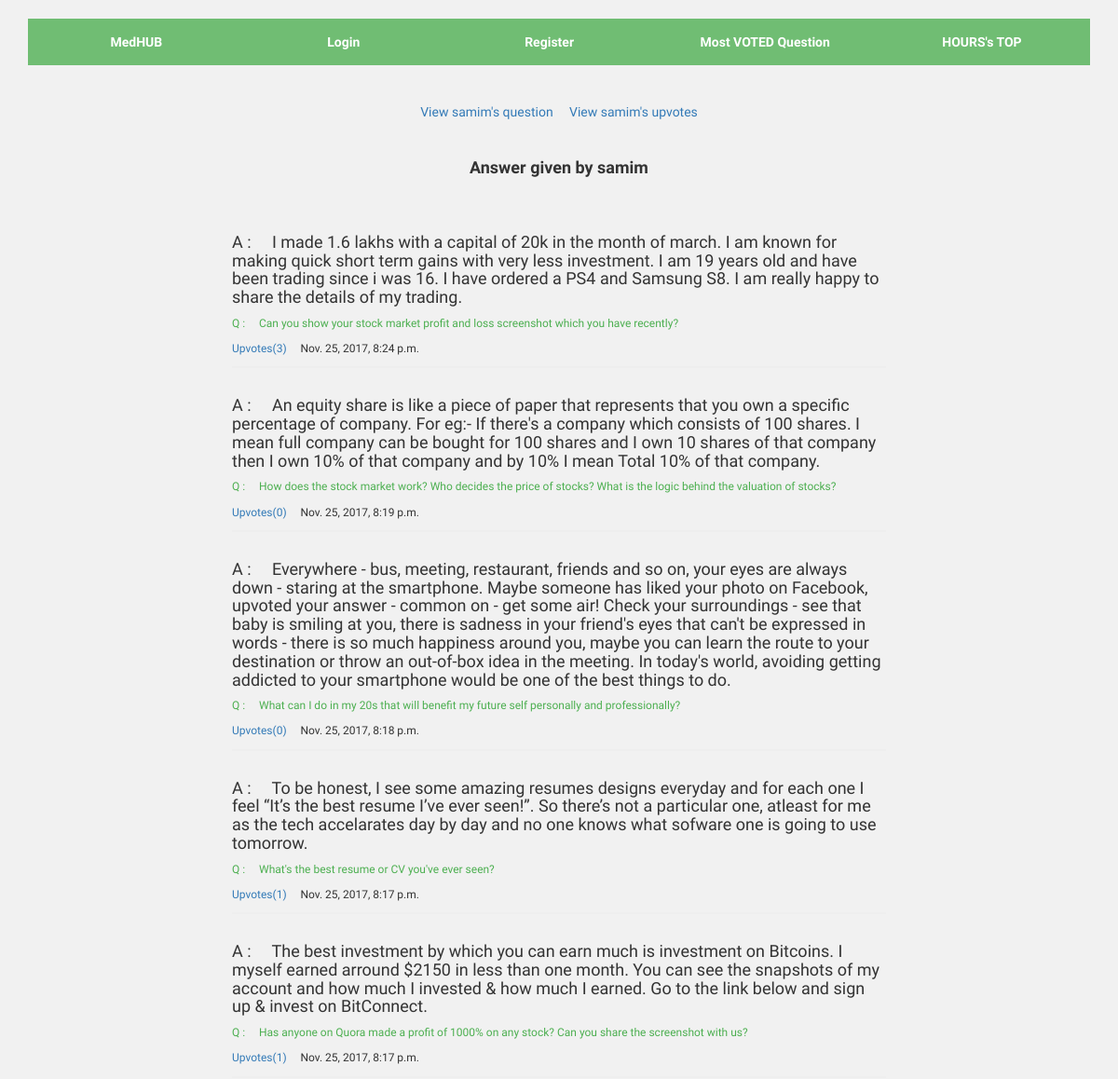
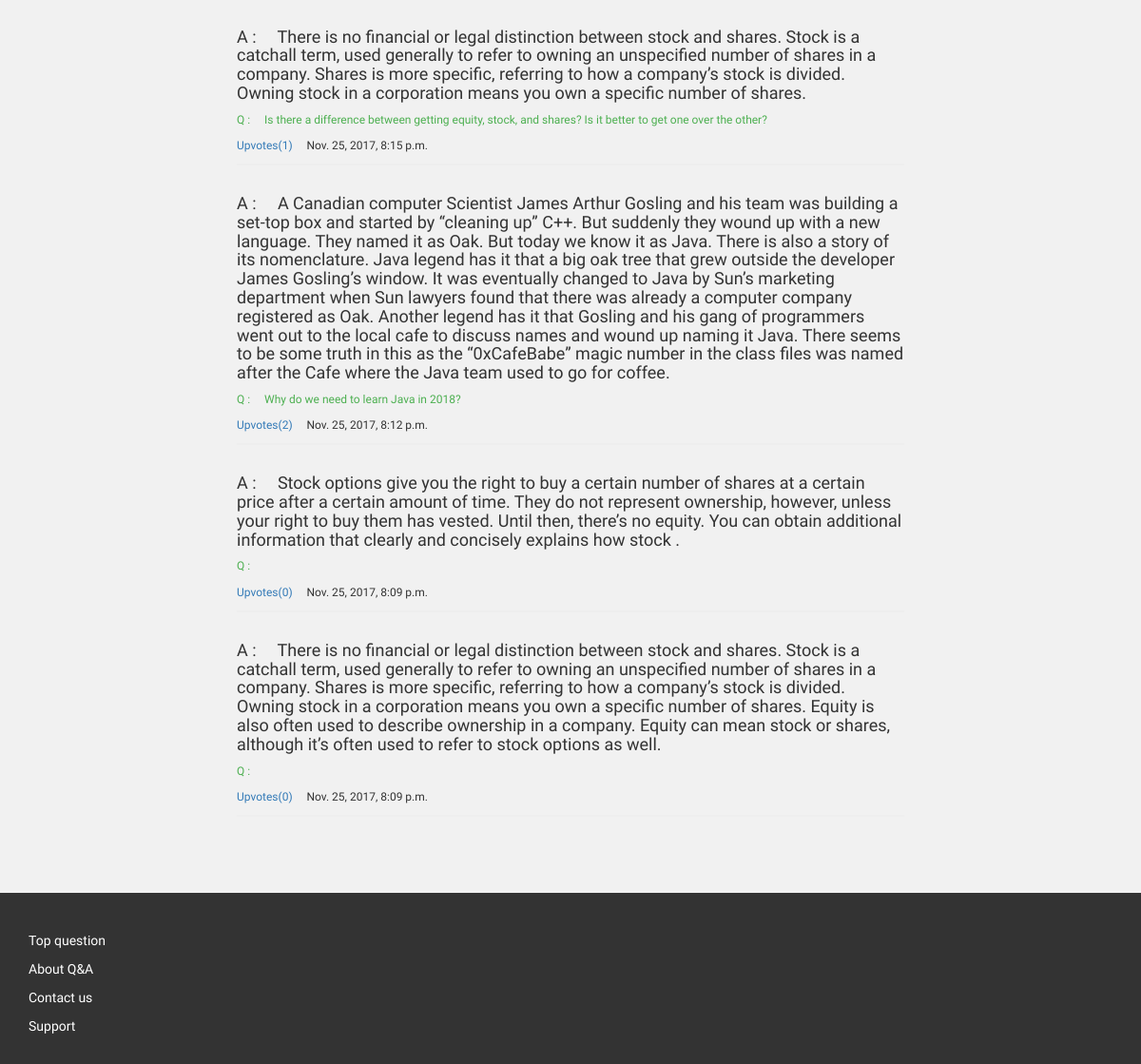
Page /profile/samim/answers/ on the committed database (2 pictures, top to bottom).
### qna/models.py (models this page shows, shortened)
class Answer(models.Model):
	answer_by = models.ForeignKey(User, default=1, related_name='answer_by', blank=True, null=True)
	question_name = models.ForeignKey(Question, on_delete = models.CASCADE, related_name='question_name', blank=True, null=True)
	detail = models.TextField()
	time = models.DateTimeField(auto_now = True)
	class Meta:
		ordering = ["-time"]

class Question(models.Model):
	title = models.TextField()
	detail = models.TextField(blank=True, null=True)
	question_by = models.ForeignKey(User, default=1, related_name='question_by', blank=True, null=True)
	time = models.DateTimeField(auto_now = True)
	class Meta:
		ordering = ["-time"]

### qna/views.py (the view)
# urls.py: url(r'^profile/(?P<username>\w+)/answers/$', user_answers, name="user_answers"),
def user_answers(request, username):
	user_instance = User.objects.get(username = username)
	context = {}
	answers_list = user_instance.answer_by.all()
	page = request.GET.get('page', 1)
	paginator = Paginator(answers_list, 9)
	try:
		answers_list = paginator.page(page)
	except PageNotAnInteger:
		answers_list = paginator.page(1)
	except EmptyPge:
		answers_list = paginator.page(paginator.num_pages)
	context['answers_list'] = answers_list
	context['user_details'] = user_instance
	return render(request, 'body/user_answer.html', context)

### qna/templates/body/user_answer.html (shortened to what this page needs)
{% extends 'nav/nav.html' %}
{% block content %}
<br>
<br>
<div class="row text-center">
	<div>
		<p><a href="{% url 'profile' user_details.username %}">View {{ user_details }}'s question</a> &nbsp &nbsp
		<a href="{% url 'users_upvotes' user_details.username %}">View {{ user_details }}'s upvotes</a></p>
	</div>
</div>
<br>
<div class="row text-center">
	<h4 style="font-weight: bold;">Answer given by {{ user_details }}</h4>
	<br>
	<br>
	{% for ans in answers_list %}
	<div class="text-center" style="margin-left: 20%; margin-right: 20%; border-bottom: 2px solid #eee;">
	<h4 style="text-align: left;">A : &nbsp  &nbsp {{ ans.detail }}</h4>
	<p style="font-size: 12px; text-align: left;"><a href="/qid={{ ans.question_name.id }}/" style="color: #4caf50; text-decoration: none;">Q : &nbsp  &nbsp  {{ ans.question_name.title }}</a></p>
	<p style="font-size: 12px; text-align: left;"><a href="{% url 'upvoters_list' ans.id %}">Upvotes({{ ans.upvoted_answer.count }})</a> &nbsp &nbsp {{ ans.time }} </p>
	</div>
	<br>
	{% endfor %}
</div>
{% endblock %}

### qna/static/css/justified-nav.css (style rules this page uses)
body { padding-top: 20px; }

### qna/templates/nav/nav.html (style rules this page uses)
p,h1,h2,h3,h4,h5,a { font-family: 'Varela Round', sans-serif; }

### rows in the picture
Answer: detail "I made 1.6 lakhs with a capital of 20k in the month of march. I am known for making quick short term gains with very less investment. I am 19 years old and have been trading since i was 16. I have ordered a PS4 and Samsung S8. I am really happy to share the details of my trading.", question_name "Can you show your stock market profit and loss screenshot which you have recently?", upvoted_answer.count "3", time "Nov. 25, 2017, 8:24 p.m."
Answer: detail "An equity share is like a piece of paper that represents that you own a specific percentage of company. For eg:- If there's a company which consists of 100 shares. I mean full company can be bought for 100 shares and I own 10 shares of that company then I own 10% of that company and by 10% I mean Total 10% of that company.", question_name "How does the stock market work? Who decides the price of stocks? What is the logic behind the valuation of stocks?", upvoted_answer.count "0", time "Nov. 25, 2017, 8:19 p.m."
Answer: detail "Everywhere - bus, meeting, restaurant, friends and so on, your eyes are always down - staring at the smartphone. Maybe someone has liked your photo on Facebook, upvoted your answer - common on - get some air! Check your surroundings - see that baby is smiling at you, there is sadness in your friend's eyes that can't be expressed in words - there is so much happiness around you, maybe you can learn the route to your destination or throw an out-of-box idea in the meeting. In today's world, avoiding getting addicted to your smartphone would be one of the best things to do.", question_name "What can I do in my 20s that will benefit my future self personally and professionally?", upvoted_answer.count "0", time "Nov. 25, 2017, 8:18 p.m."
Answer: detail "To be honest, I see some amazing resumes designs everyday and for each one I feel “It’s the best resume I’ve ever seen!”. So there’s not a particular one, atleast for me as the tech accelarates day by day and no one knows what sofware one is going to use tomorrow.", question_name "What's the best resume or CV you've ever seen?", upvoted_answer.count "1", time "Nov. 25, 2017, 8:17 p.m."
Answer: detail "The best investment by which you can earn much is investment on Bitcoins. I myself earned arround $2150 in less than one month. You can see the snapshots of my account and how much I invested & how much I earned. Go to the link below and sign up & invest on BitConnect.", question_name "Has anyone on Quora made a profit of 1000% on any stock? Can you share the screenshot with us?", upvoted_answer.count "1", time "Nov. 25, 2017, 8:17 p.m."
Answer: detail "There is no financial or legal distinction between stock and shares. Stock is a catchall term, used generally to refer to owning an unspecified number of shares in a company. Shares is more specific, referring to how a company’s stock is divided. Owning stock in a corporation means you own a specific number of shares.", question_name "Is there a difference between getting equity, stock, and shares? Is it better to get one over the other?", upvoted_answer.count "1", time "Nov. 25, 2017, 8:15 p.m."
Answer: detail "A Canadian computer Scientist James Arthur Gosling and his team was building a set-top box and started by “cleaning up” C++. But suddenly they wound up with a new language. They named it as Oak. But today we know it as Java. There is also a story of its nomenclature. Java legend has it that a big oak tree that grew outside the developer James Gosling’s window. It was eventually changed to Java by Sun’s marketing department when Sun lawyers found that there was already a computer company registered as Oak. Another legend has it that Gosling and his gang of programmers went out to the local cafe to discuss names and wound up naming it Java. There seems to be some truth in this as the…", question_name "Why do we need to learn Java in 2018?", upvoted_answer.count "2", time "Nov. 25, 2017, 8:12 p.m."
Answer: detail "Stock options give you the right to buy a certain number of shares at a certain price after a certain amount of time. They do not represent ownership, however, unless your right to buy them has vested. Until then, there’s no equity. You can obtain additional information that clearly and concisely explains how stock .", upvoted_answer.count "0", time "Nov. 25, 2017, 8:09 p.m."
Answer: detail "There is no financial or legal distinction between stock and shares. Stock is a catchall term, used generally to refer to owning an unspecified number of shares in a company. Shares is more specific, referring to how a company’s stock is divided. Owning stock in a corporation means you own a specific number of shares. Equity is also often used to describe ownership in a company. Equity can mean stock or shares, although it’s often used to refer to stock options as well.", upvoted_answer.count "0", time "Nov. 25, 2017, 8:09 p.m."

### other values in the picture
{{ user_details }} "samim"
